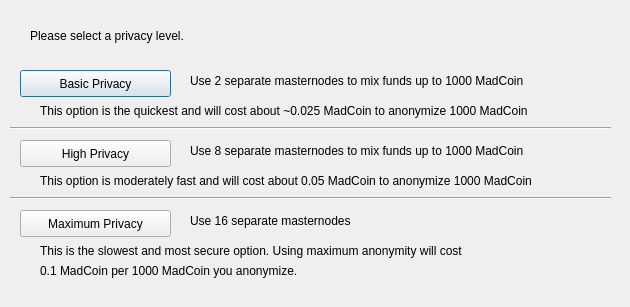
<?xml version="1.0" encoding="UTF-8"?>
<ui version="4.0">
 <class>DarksendConfig</class>
 <widget class="QDialog" name="DarksendConfig">
  <property name="geometry">
   <rect>
    <x>0</x>
    <y>0</y>
    <width>630</width>
    <height>307</height>
   </rect>
  </property>
  <property name="windowTitle">
   <string>Configure Darksend</string>
  </property>
  <widget class="QPushButton" name="buttonBasic">
   <property name="geometry">
    <rect>
     <x>20</x>
     <y>70</y>
     <width>151</width>
     <height>27</height>
    </rect>
   </property>
   <property name="text">
    <string>Basic Privacy</string>
   </property>
  </widget>
  <widget class="QPushButton" name="buttonHigh">
   <property name="geometry">
    <rect>
     <x>20</x>
     <y>140</y>
     <width>151</width>
     <height>27</height>
    </rect>
   </property>
   <property name="text">
    <string>High Privacy</string>
   </property>
  </widget>
  <widget class="QPushButton" name="buttonMax">
   <property name="geometry">
    <rect>
     <x>20</x>
     <y>210</y>
     <width>151</width>
     <height>27</height>
    </rect>
   </property>
   <property name="text">
    <string>Maximum Privacy</string>
   </property>
  </widget>
  <widget class="QLabel" name="label">
   <property name="geometry">
    <rect>
     <x>30</x>
     <y>20</y>
     <width>571</width>
     <height>31</height>
    </rect>
   </property>
   <property name="text">
    <string>Please select a privacy level.</string>
   </property>
  </widget>
  <widget class="QLabel" name="label_2">
   <property name="geometry">
    <rect>
     <x>190</x>
     <y>70</y>
     <width>421</width>
     <height>21</height>
    </rect>
   </property>
   <property name="text">
    <string>Use 2 separate masternodes to mix funds up to 1000 MadCoin</string>
   </property>
  </widget>
  <widget class="QLabel" name="label_3">
   <property name="geometry">
    <rect>
     <x>190</x>
     <y>140</y>
     <width>411</width>
     <height>21</height>
    </rect>
   </property>
   <property name="text">
    <string>Use 8 separate masternodes to mix funds up to 1000 MadCoin</string>
   </property>
  </widget>
  <widget class="QLabel" name="label_4">
   <property name="geometry">
    <rect>
     <x>190</x>
     <y>210</y>
     <width>421</width>
     <height>21</height>
    </rect>
   </property>
   <property name="text">
    <string>Use 16 separate masternodes</string>
   </property>
  </widget>
  <widget class="QLabel" name="label_6">
   <property name="geometry">
    <rect>
     <x>40</x>
     <y>100</y>
     <width>561</width>
     <height>21</height>
    </rect>
   </property>
   <property name="text">
    <string>This option is the quickest and will cost about ~0.025 MadCoin to anonymize 1000 MadCoin</string>
   </property>
  </widget>
  <widget class="QLabel" name="label_7">
   <property name="geometry">
    <rect>
     <x>40</x>
     <y>170</y>
     <width>561</width>
     <height>21</height>
    </rect>
   </property>
   <property name="text">
    <string>This option is moderately fast and will cost about 0.05 MadCoin to anonymize 1000 MadCoin</string>
   </property>
  </widget>
  <widget class="QLabel" name="label_8">
   <property name="geometry">
    <rect>
     <x>40</x>
     <y>240</y>
     <width>561</width>
     <height>21</height>
    </rect>
   </property>
   <property name="text">
    <string>This is the slowest and most secure option. Using maximum anonymity will cost</string>
   </property>
  </widget>
  <widget class="QLabel" name="label_9">
   <property name="geometry">
    <rect>
     <x>40</x>
     <y>260</y>
     <width>561</width>
     <height>21</height>
    </rect>
   </property>
   <property name="text">
    <string>0.1 MadCoin per 1000 MadCoin you anonymize.</string>
   </property>
  </widget>
  <widget class="Line" name="line">
   <property name="geometry">
    <rect>
     <x>10</x>
     <y>120</y>
     <width>601</width>
     <height>16</height>
    </rect>
   </property>
   <property name="orientation">
    <enum>Qt::Horizontal</enum>
   </property>
  </widget>
  <widget class="Line" name="line_2">
   <property name="geometry">
    <rect>
     <x>10</x>
     <y>190</y>
     <width>601</width>
     <height>16</height>
    </rect>
   </property>
   <property name="orientation">
    <enum>Qt::Horizontal</enum>
   </property>
  </widget>
 </widget>
 <resources/>
 <connections/>
</ui>
